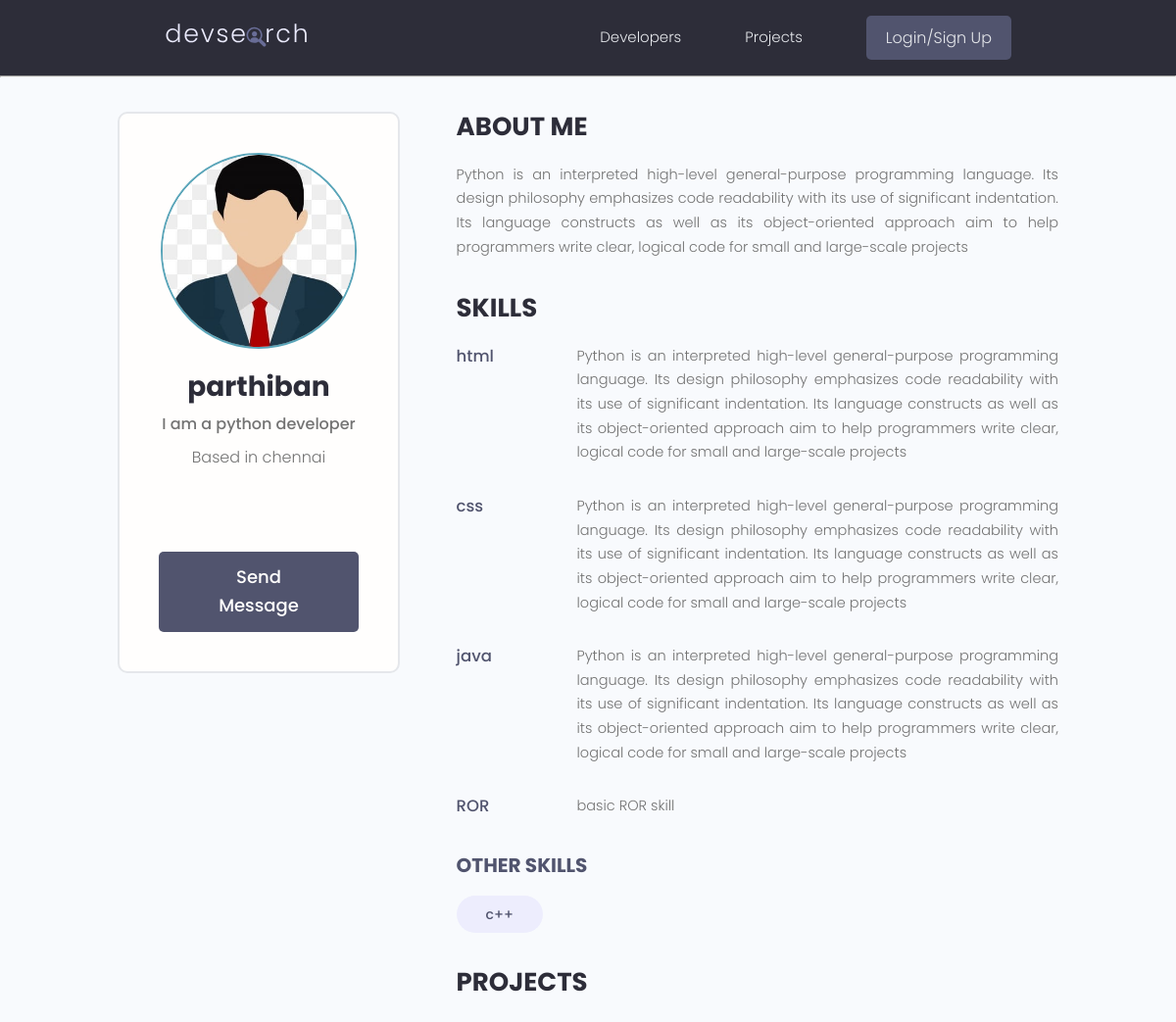
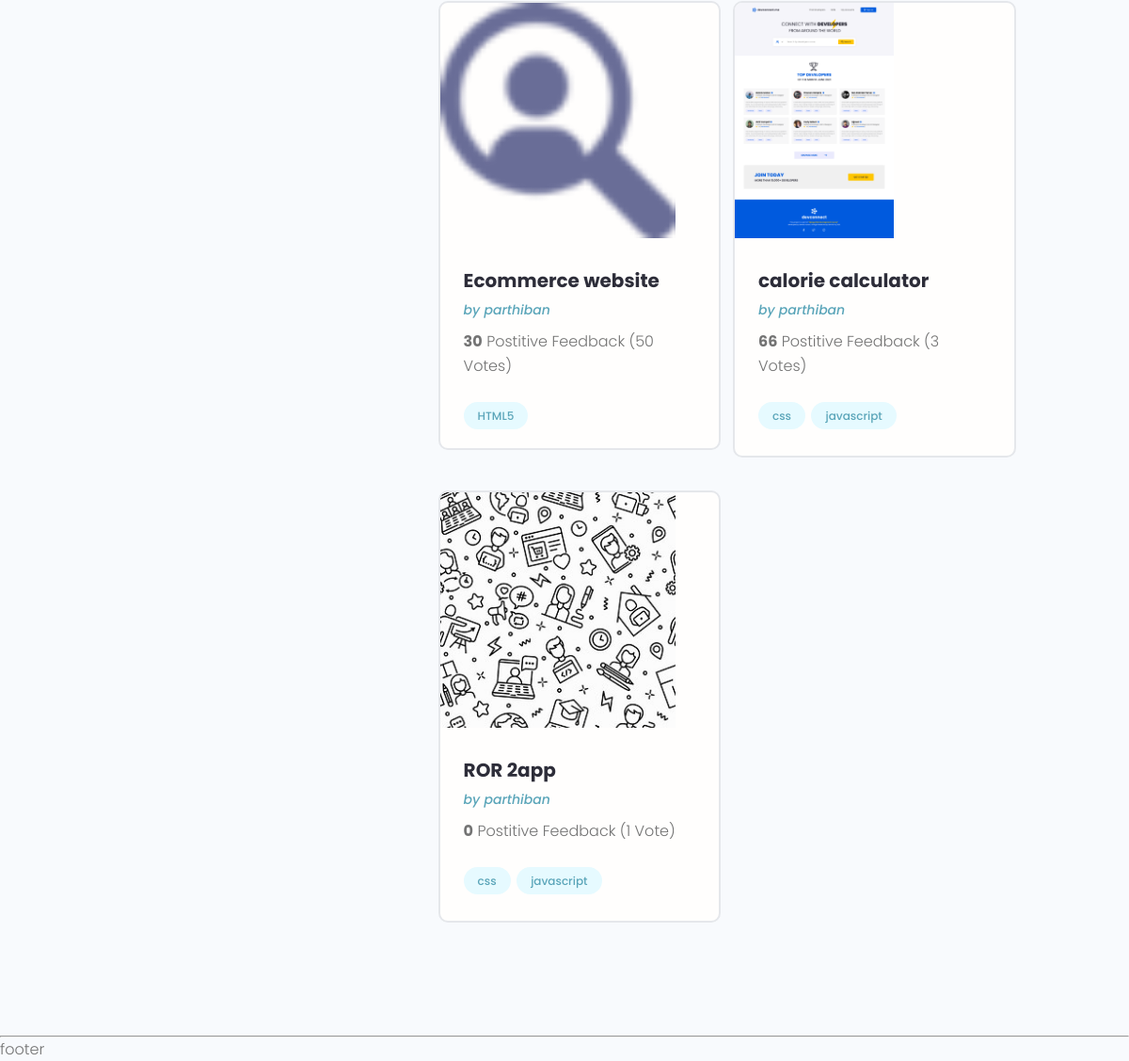
The page /single-profile/1/ on the database its author committed (2 pictures, top to bottom).
### users/models.py (models this page shows, shortened)
class Profile(models.Model):
    user = models.OneToOneField(User,on_delete=models.CASCADE,null=True,blank=True)
    name = models.CharField(max_length=200)
    username = models.CharField(max_length=200,null=True,blank=True)
    email = models.EmailField(null=True,blank=True)
    description = models.TextField(null=True,blank=True)
    profile_image = models.ImageField(upload_to='profiles/',default='profiles/pattern.jpg',null=True,blank=True)
    short_intro = models.CharField(max_length=1000,null=True,blank=True)
    bio = models.TextField(null=True,blank=True)
    location = models.CharField(max_length=200,null=True,blank=True)
    social_github = models.CharField(max_length=2000,null=True,blank=True)
    social_twitter = models.CharField(max_length=2000,null=True,blank=True)
    social_youtube = models.CharField(max_length=2000,null=True,blank=True)
    social_linkedin = models.CharField(max_length=2000,null=True,blank=True)
    social_website = models.CharField(max_length=2000,null=True,blank=True)
    created=models.DateTimeField(auto_now_add=True)

class Skill(models.Model):
    owner = models.ForeignKey(Profile,on_delete=models.CASCADE,null=True,blank=True)
    name = models.CharField(max_length=300)
    description = models.TextField(null=True,blank=True)
    def __str__(self):
        return str(self.name)

### projects/models.py (models this page shows, shortened)
class Project(models.Model):
    projectlist=[('static','static application'),
                    ('dynamic','dynamic application'),
            ]
    owner = models.ForeignKey(Profile,on_delete=models.CASCADE,null=True,blank=True)
    title = models.CharField(max_length=200)
    description = models.TextField(null=True,blank=True)
    image=models.ImageField(upload_to='photos/',default='photos/website.jpg',null=True,blank=True)
    demo_link = models.CharField(max_length=2000,null=True,blank=True)
    source_link = models.CharField(max_length=2000,null=True,blank=True)
    tags = models.ManyToManyField('Tag',blank=True)
    created=models.DateTimeField(auto_now_add=True)
    vote_total=models.IntegerField(default=0,null=True,blank=True)
    vote_ratio=models.IntegerField(default=0,null=True,blank=True)
    type = models.CharField(max_length=20,choices=projectlist,null=True,blank=True)

class Tag(models.Model):
    name = models.CharField(max_length=200)
    created=models.DateTimeField(auto_now_add=True)
    def __str__(self):
        return self.name

### users/views.py (the view)
# urls.py: path('',views.profiles,name='all-profile'),
def profile(request,pk):
    profile = Profile.objects.get(id=pk)
    topskill = profile.skill_set.exclude(description='')
    otherskill = profile.skill_set.filter(description='')
    context={
        'profile':profile,'topskill':topskill,'otherskill':otherskill,
    }
    return render(request,'users/single-profile.html',context)

### users/templates/users/single-profile.html (shortened to what this page needs)
{% extends 'main.html' %}
{% block content %}
 <main class="profile my-md">
    <div class="container">
      <div class="layout">
        <div class="column column--1of3">
          <div class="card text-center">
            <div class="card__body dev">
              <img class="avatar avatar--xl" src="{{profile.profile_image.url}}" />
              <h2 class="dev__name">{{profile.name}}</h2>
              <p class="dev__title">{{profile.short_intro}}</p>
              <p class="dev__location">Based in {{profile.location}}</p>
              <ul class="dev__social">
              </ul>
              {% if request.user.profile.id != profile.id %}
              <a href="{% url 'users:create-message' profile.id %}" class="btn btn--sub btn--lg">Send Message </a>
              {% endif %}
            </div>
          </div>
        </div>
        <div class="column column--2of3">
          <div class="devInfo">
            <h3 class="devInfo__title">About Me</h3>
            <p class="devInfo__about">
              {{profile.bio}}
            </p>
          </div>
          <div class="devInfo">
            <h3 class="devInfo__title">Skills</h3>
            <div class="devInfo__skills">
                {% for skill in topskill %}
              <div class="devSkill">
                <h4 class="devSkill__title">{{skill}}</h4>
                <p class="devSkill__info">
                  {{skill.description}}
                </p>
            </div>
            {% endfor %}
              <h3 class="devInfo__subtitle">Other Skills</h3>
              <div class="devInfo__otherSkills">
                {% for skill in otherskill %}
                <span class="tag tag--pill tag--sub tag--lg">
                  <small>{{skill}}</small>
                </span>
               {% endfor %}
              </div>
            </div>
          </div>
          <div class="devInfo">
            <h3 class="devInfo__title">Projects</h3>
            <div class="grid grid--two">
                {% for project in profile.project_set.all %}
             <div class="column">
                <div class="card project">
                  <a href="{% url 'projects:project' project.id %}" class="project">
                    <img class="project__thumbnail" src="{{project.image.url}}" alt="project thumbnail" />
                    <div class="card__body">
                      <h3 class="project__title">{{project.title}}</h3>
                      <p><a class="project__author" href="{% url 'users:single-profile' project.owner.id %}">by {{project.owner.name}}</a></p>
                      <p class="project--rating">
                        <span style="font-weight: bold;">{{project.vote_ratio}}</span> Postitive
                        Feedback ({{project.vote_total}} Vote{{project.vote_total|pluralize:"s"}})
                      </p>
                      <div class="project__tags">
                          {% for tag in project.tags.all %}
                        <span class="tag tag--pill tag--main">
                          <small>{{tag}}</small>
                        </span>
                        {% endfor %}
                      </div>
                    </div>
                  </a>
                </div>
              </div>
              {% endfor %}
            </div>
          </div>
        </div>
      </div>
    </div>
  </main>
</body>
</html>
    {% endblock %}

### static/styles/app.css (style rules this page uses)
:root { --color-sub: #2d2d39; }
.btn--sub { background-color: var(--color-sub-light); }
.card { border: 2px solid var(--color-light); }
img { width: 100%; }
.profile .card > .dev { padding: 4rem; }
.dev__name { color: var(--color-sub); font-size: 2.8rem; font-weight: 700; margin-top: 1rem; margin-bottom: 0.5rem; }
.dev__title { font-size: 1.6rem; font-weight: 500; line-height: 1.3; }
.dev__location { margin-top: 1rem; }
.dev__social { margin: 3rem 0; list-style: none; display: flex; justify-content: center; gap: 1.5rem; }
.devInfo { margin-bottom: 3rem; }
.devInfo__title, .devInfo__subtitle { font-size: 2.6rem; color: var(--color-sub); text-transform: uppercase; font-weight: 700; margin-bottom: 1.5rem; }
.devInfo__subtitle { font-size: 2rem; color: var(--color-sub-light); }
.devInfo__about, .devSkill__info { font-size: 1.45rem; line-height: 1.7; text-align: justify; }
.devSkill { margin-bottom: 3rem; }
.devSkill__title { font-size: 1.65rem; font-weight: 500; color: var(--color-sub-light); }
@media screen and (min-width: 700px) { .devSkill { display: flex; justify-content: space-between; gap: 3rem; } }
@media screen and (min-width: 700px) { .devSkill__info { flex-basis: 80%; } }
.project__author { font-size: 1.4rem; font-style: italic; }
.project--rating { margin-bottom: 1.6em; margin-top: .5em; }
.project__thumbnail { height: 25rem; object-fit: cover; object-position: top center; }
.project__title { font-size: 2rem; font-weight: 700; color: var(--color-sub); }

### static/uikit/styles/modules/_variables.css (style rules this page uses)
:root { --color-main: #5aa5b9; --color-main-light: #e6faff; --color-sub: #3f4156; --color-sub-light: #51546e; --color-sub-lighter: #ededfd; --color-text: #737373; --color-gray: #8b8b8b; --color-light: #e5e7eb; --color-light-gray: #767676; --color-bg: #f8fafd; --color-white: #fffefd; --color-white-light: #f3f3f3; --color-success: #359e64; --color-success-bg: #def8e8; --color-error: #fc4b0b; --color-error-bg: #fff2ee; --font-base: 'Poppins', arial, helvetica, 'Segoe UI', roboto, ubuntu, sans-serif; --font-monospace: 'Fira Code', 'Courier New', courier, monospace; --font-regular: 300; --font-medium: 500; --font-bold: 700; --generic-shadow: 1px 1px 5px #00000010; --generic-transition: all 0.3s ease-in-out; }

### static/uikit/styles/modules/_base.css (style rules this page uses)
* { margin: 0; padding: 0; box-sizing: border-box; text-rendering: optimizeLegibility; color: inherit; font-size: inherit; }
html { font-size: 50%; }
@media only screen and (min-width: 480px) { html { font-size: 56.25%; } }
@media only screen and (min-width: 1200px) { html { font-size: 62.5%; } }
body { line-height: 1.6; font-weight: 400; font-size: 1.5rem; color: var(--color-text); background-color: var(--color-bg); min-height: 100vh; }

### static/uikit/styles/modules/_typography.css (style rules this page uses)
* { font-family: var(--font-base); }
h2 { font-size: 3.6rem; font-weight: var(--font-bold); }
h3 { font-size: 3.2rem; font-weight: var(--font-medium); }
h4 { font-size: 2.8rem; font-weight: var(--font-medium); }
p, span, strong { font-size: 1.6rem; color: var(--color-text); font-weight: var(--font-regular); }
a { padding-bottom: 2px; text-decoration: none; display: inline-block; color: var(--color-main); font-weight: var(--font-medium); }

### static/uikit/styles/modules/_utilities.css (style rules this page uses)
.container { width: 92%; max-width: 165rem; margin: 0 auto; box-sizing: border-box; }
@media screen and (min-width: 1000px) { .container { width: 90%; } }
@media screen and (min-width: 1200px) { .container { width: 80%; } }
.text-center { text-align: center; }
.my-md { margin: 3rem auto; }

### static/uikit/styles/modules/_avatar.css (style rules this page uses)
.avatar { border-radius: 50%; border: 2px solid var(--color-main); object-fit: cover; }
.avatar--xl { height: 20rem; width: 20rem; }

### static/uikit/styles/modules/_button.css (style rules this page uses)
.btn { display: inline-block; position: relative; cursor: pointer; background-color: var(--color-light); font-weight: var(--font-medium); color: var(--color-sub); text-decoration: none; padding: 1rem 2rem; border-radius: 0.5rem; border: none; width: -webkit-fit-content; width: -moz-fit-content; width: fit-content; height: -webkit-fit-content; height: -moz-fit-content; height: fit-content; font-size: 1.6rem; outline-width: 0; outline-color: transparent; -webkit-backface-visibility: hidden; backface-visibility: hidden; transition: all 0.3s ease-in-out; }
.btn--sub { background-color: var(--color-sub); color: var(--color-white); }
.btn--lg { font-size: 1.8rem; padding: 1.2rem 4.5rem; }

### static/uikit/styles/modules/_card.css (style rules this page uses)
.card { border-radius: 1rem; background-color: var(--color-white); border: 1.5px solid var(--color-light); width: auto; height: auto; margin-top: 0.5rem; margin-bottom: 0.5rem; overflow: hidden; }
.card__body, .card__header { padding: 2rem 2.5rem; }

### rows shown on the page
Profile: profile_image (picture), name "parthiban", short_intro "I am a python developer", location "chennai", bio "Python is an interpreted high-level general-purpose programming language. Its design philosophy emphasizes code readability with its use of significant indentation. Its language constructs as well as its object-oriented approach aim to help programmers write clear, logical code for small and large-scale projects"
Skill: name "html", description "Python is an interpreted high-level general-purpose programming language. Its design philosophy emphasizes code readability with its use of significant indentation. Its language constructs as well as its object-oriented approach aim to help programmers write clear, logical code for small and large-scale projects"
Skill: name "css", description "Python is an interpreted high-level general-purpose programming language. Its design philosophy emphasizes code readability with its use of significant indentation. Its language constructs as well as its object-oriented approach aim to help programmers write clear, logical code for small and large-scale projects"
Skill: name "java", description "Python is an interpreted high-level general-purpose programming language. Its design philosophy emphasizes code readability with its use of significant indentation. Its language constructs as well as its object-oriented approach aim to help programmers write clear, logical code for small and large-scale projects"
Skill: name "ROR", description "basic ROR skill"
Skill: name "c++"
Project: image (picture), title "Ecommerce website", owner.name "parthiban", vote_ratio "30", vote_total "50"
Tag: name "HTML5"
Project: image (picture), title "calorie calculator", owner.name "parthiban", vote_ratio "66", vote_total "3"
Tag: name "css"
Tag: name "javascript"
Project: image (picture), title "ROR 2app", owner.name "parthiban", vote_ratio "0", vote_total "1"
